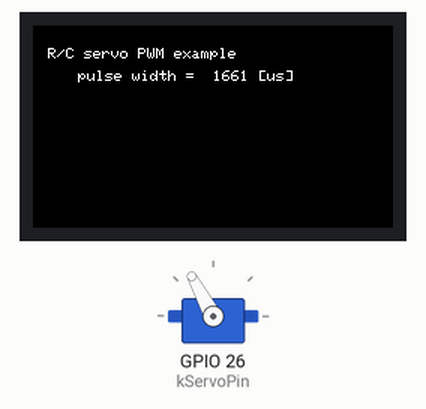
Simulated run of this sketch. Board: ESP32. Parts: 240×135 colour display, servo. Servo pulses on a pin are drawn as a servo (544–2400 µs = 0–180°).

Above: at 0.33 s.
At 11.38 s:
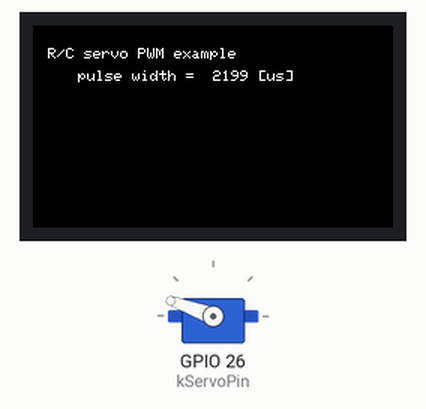
At 19.5 s:
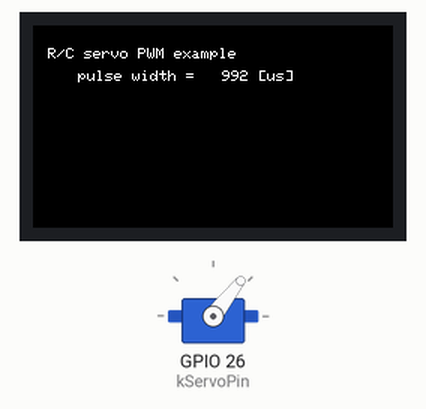
At 38.88 s:
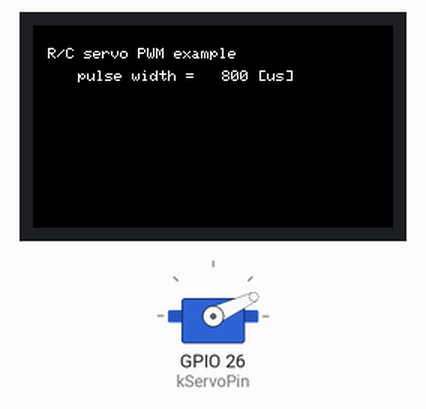
Timing chart, 0 to 40.0 s (numbered marks = the images above):
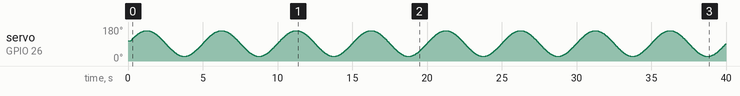

The sketch:

servo.ino
```cpp
// An example program to output PWM signal for R/C servo.
// Connect the signal pin of an R/C servo to G26.
// The shaft of the servo will rotate back and forth periodically.
#include <M5StickCPlus.h>

const int kLEDCChannel = 1;
const int kServoPin = 26;

// The interval of the PWM signal.
const int kPWMIntervalUsec = 20000;  // [us] = in microseconds
const uint8_t kPWMBitNum = 16;

void SetupPWM(int channel, int pin) {
  ledcSetup(channel, 1e6 / kPWMIntervalUsec, kPWMBitNum);
  ledcAttachPin(kServoPin, channel);
}

void SetPulseWidth(int channel, int microseconds) {
  int v = (1L << kPWMBitNum) * microseconds / ((long)kPWMIntervalUsec);
  ledcWrite(channel, v);
}

void setup(){
  M5.begin();
  M5.Lcd.setRotation(3);
  M5.Lcd.fillScreen(BLACK);
  M5.Lcd.setTextSize(1);
  M5.Lcd.setCursor(10, 15);
  M5.Lcd.println("R/C servo PWM example");
  SetupPWM(kLEDCChannel, kServoPin);
}

void loop() {
  const int kCenter = 1500;
  const int kAmplitude = 700;
  const float kFrequency = 0.2;
  int w = kCenter + kAmplitude * sin(1e-3 * millis() * kFrequency * 2 * M_PI);
  SetPulseWidth(kLEDCChannel, w);

  M5.Lcd.setCursor(30, 30);
  M5.Lcd.printf("pulse width = %5d [us]", w);
}
```
